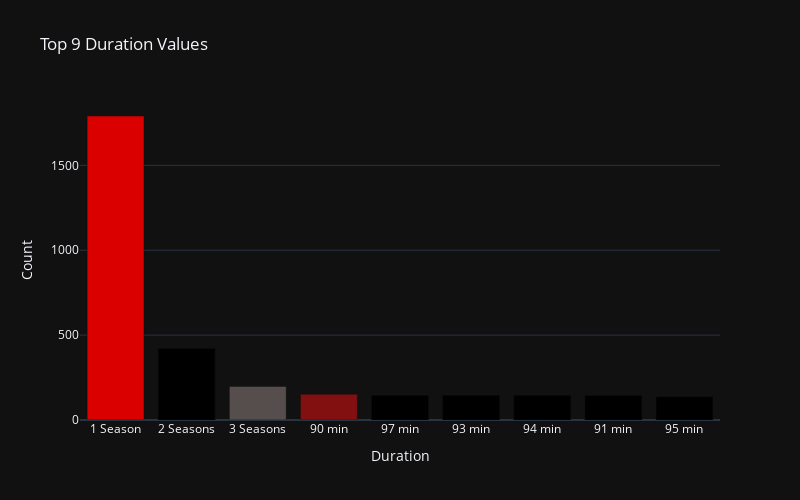

This figure's notebook cell:
### Code cell
import plotly.graph_objs as go

# Create a trace for the bar chart
trace = go.Bar(x=top_9_values.index, y=top_9_values.values, 
               marker=dict(color=my_colors))

# Set the layout for the chart
layout = go.Layout(title='Top 9 Duration Values', xaxis=dict(title='Duration'), 
                   yaxis=dict(title='Count'), height=500, width=800)

# Create the figure and plot it
fig = go.Figure(data=[trace], layout=layout)
fig.show()

### Figure 1 — Plotly figure (JSON) as saved in the notebook; plotly's stock layout.template omitted (floating-point values rounded to 4 significant figures)
{"data": [{"marker": {"color": ["#db0000", "#000000", "#564d4d", "#831010"]}, "type": "bar", "x": ["1 Season", "2 Seasons", "3 Seasons", "90 min", "97 min", "93 min", "94 min", "91 min", "95 min"], "y": [1791, 421, 198, 152, 146, 146, 146, 144, 137]}], "layout": {"height": 500, "title": {"text": "Top 9 Duration Values"}, "width": 800, "xaxis": {"title": {"text": "Duration"}}, "yaxis": {"title": {"text": "Count"}}}}
